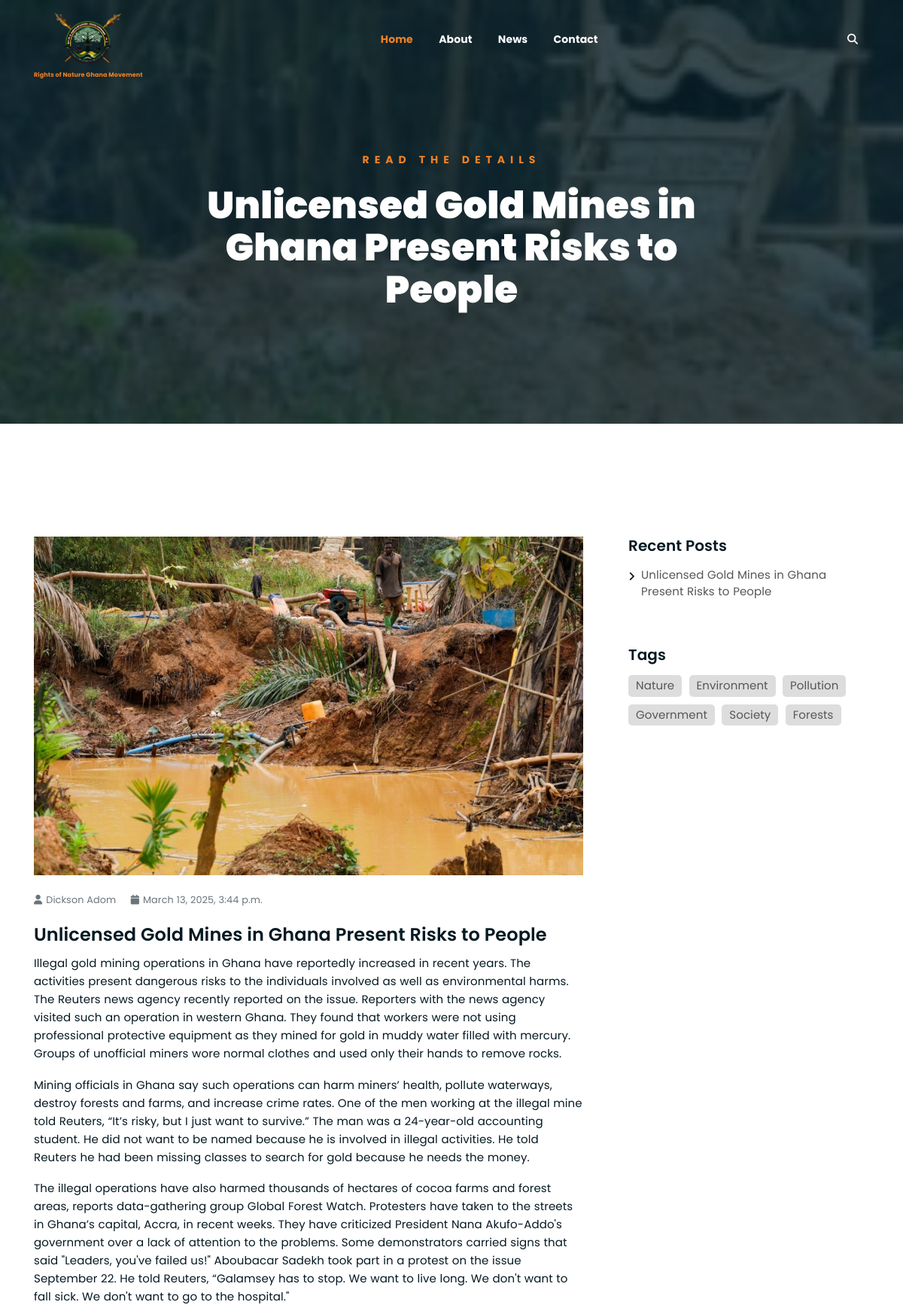
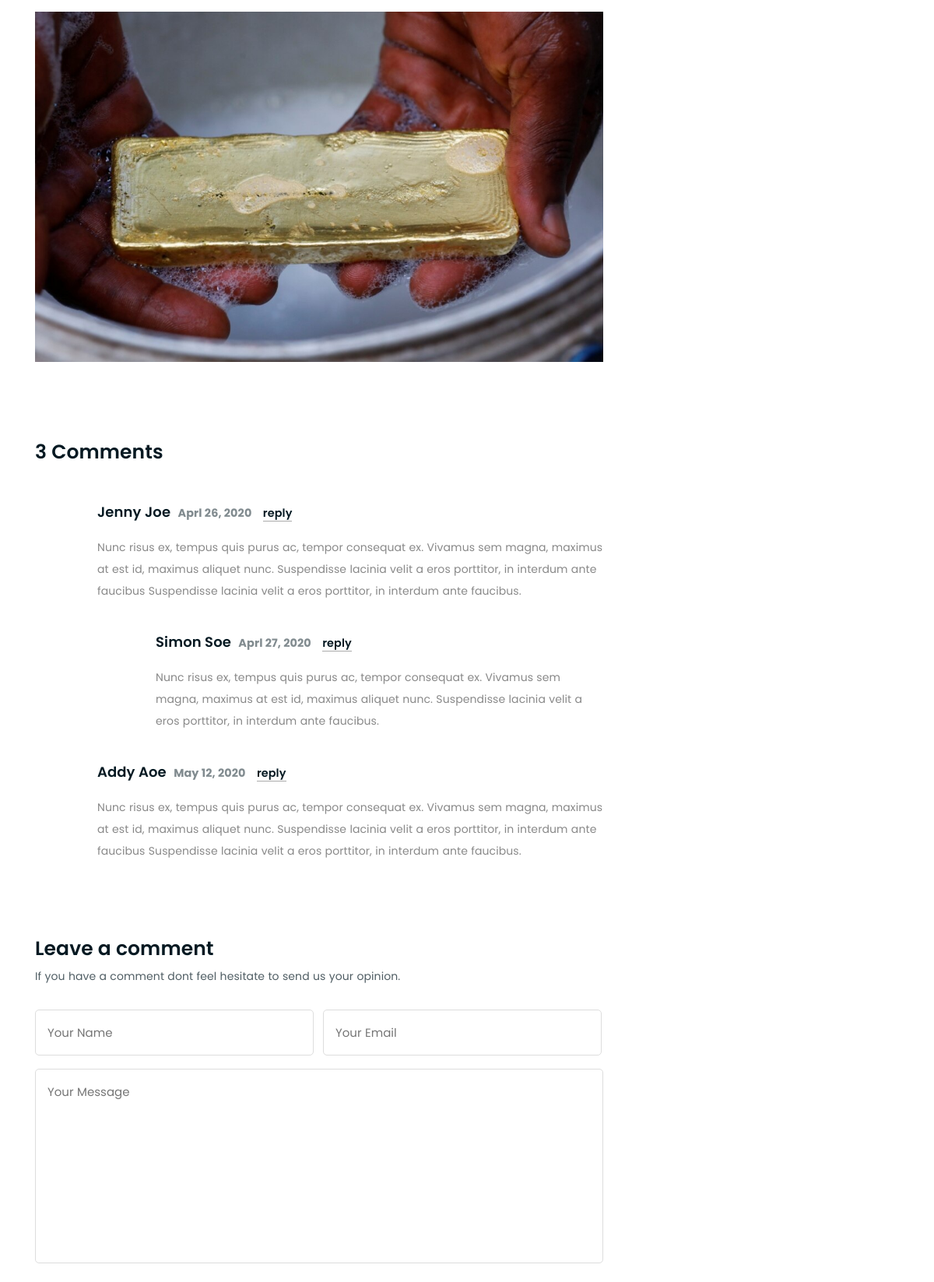
/singleNews.html/2 (upper part), run on the app's committed database (2 pictures, top to bottom).
### ronagapp/models.py (models this page shows, shortened)
class Post(models.Model):
    title = models.CharField(max_length = 150)
    paragraph1 = models.TextField(null=True, blank=True)
    paragraph2 = models.TextField(max_length = 100000, null=True, blank=True)
    paragraph3 = models.TextField(max_length = 100000, null=True, blank=True)
    paragraph4 = models.TextField(max_length = 100000, null=True, blank=True)
    paragraph5 = models.TextField(max_length = 100000, null=True, blank=True)
    paragraph6 = models.TextField(max_length = 100000, null=True, blank=True)
    image1 = models.ImageField(null=True, blank=True, upload_to="posts/")
    image2 = models.ImageField(null=True, blank=True, upload_to="posts/")
    image3 = models.ImageField(null=True, blank=True, upload_to="posts/")
    date = models.DateTimeField(_("Date"), auto_now=True)

### ronagapp/views.py (the view)
# urls.py: path("singleNews.html/<int:post_id>", views.singleNews, name="singleNews")
def singleNews(request, post_id):
    post = get_object_or_404(Post, pk=post_id)
    context = {"post": post, "posts": posts}
    return render(request, 'singleNews.html', context)

### templates/singleNews.html (shortened to what this page needs)
{% extends 'main.html' %}
{% load static %}
{% block content %}
	{% if post.image1 %}
		<div style="background-image: url('{{ post.image1.url }}'), url('{% static 'media/posts/{{post.image1.url}}.jpg' %}');" class="breadcrumb-section breadcrumb-bg">
	{% endif %}
		<div class="container">
			<div class="row">
				<div class="col-lg-8 offset-lg-2 text-center">
					<div class="breadcrumb-text">
						<p>Read the Details</p>
						<h1>{{post.title}}</h1>
					</div>
				</div>
			</div>
		</div>
	</div>
	<div class="mt-150 mb-150">
		<div class="container">
			<div class="row">
				<div class="col-lg-8">
					<div class="single-article-section">
						<div class="single-article-text">
							{% if post.image1 %}
							<div class="single-artcile-bg">
								<img style="height: 100%; width: 100%; object-fit: cover; object-position: center;" src="{{post.image1.url}}" alt="">
							</div>
							{% else %}
							<p></p>
							{% endif %}
							<p class="blog-meta">
								<span class="author"><i class="fas fa-user"></i>Dickson Adom</span>
								<span class="date"><i class="fas fa-calendar"></i>{{post.date}}</span>
							</p>
							<h2>{{post.title}}</h2>
							{% if post.paragraph1 %}
								<p>{{post.paragraph1}}</p>
							{% endif %}
							{% if post.paragraph2 %}
								<p>{{post.paragraph2}}</p>
							{% endif %}
							{% if post.paragraph3 %}
								<p>{{post.paragraph3}}</p>
							{% endif %}
							{% if post.image2 %}
							<div class="single-artcile-bg">
								<img style="height: 100%; width: 100%; object-fit: cover; object-position: center;" src="{{post.image2.url}}" alt="">
							</div>
							{% endif %}
						</div>
						<div class="comments-list-wrap">
							<h3 class="comment-count-title">3 Comments</h3>
							<div class="comment-list">
								<div class="single-comment-body">
									<div class="comment-text-body">
										<h4>Jenny Joe <span class="comment-date">Aprl 26, 2020</span> <a href="#">reply</a></h4>
										<p>Nunc risus ex, tempus quis purus ac, tempor consequat ex. Vivamus sem magna, maximus at est id, maximus aliquet nunc. Suspendisse lacinia velit a eros porttitor, in interdum ante faucibus Suspendisse lacinia velit a eros porttitor, in interdum ante faucibus.</p>
									</div>
									<div class="single-comment-body child">
										<div class="comment-text-body">
											<h4>Simon Soe <span class="comment-date">Aprl 27, 2020</span> <a href="#">reply</a></h4>
											<p>Nunc risus ex, tempus quis purus ac, tempor consequat ex. Vivamus sem magna, maximus at est id, maximus aliquet nunc. Suspendisse lacinia velit a eros porttitor, in interdum ante faucibus.</p>
										</div>
									</div>
								</div>
								<div class="single-comment-body">
									<div class="comment-text-body">
										<h4>Addy Aoe <span class="comment-date">May 12, 2020</span> <a href="#">reply</a></h4>
										<p>Nunc risus ex, tempus quis purus ac, tempor consequat ex. Vivamus sem magna, maximus at est id, maximus aliquet nunc. Suspendisse lacinia velit a eros porttitor, in interdum ante faucibus Suspendisse lacinia velit a eros porttitor, in interdum ante faucibus.</p>
									</div>
								</div>
							</div>
						</div>
						<div class="comment-template">
							<h4>Leave a comment</h4>
							<p>If you have a comment dont feel hesitate to send us your opinion.</p>
							<form action="index.html">
								<p>
									<input type="text" placeholder="Your Name">
									<input type="email" placeholder="Your Email">
								</p>
								<p><textarea name="comment" id="comment" cols="30" rows="10" placeholder="Your Message"></textarea></p>
							</form>
						</div>
					</div>
				</div>
				<div class="col-lg-4">
					<div class="sidebar-section">
						<div class="recent-posts">
							<h4>Recent Posts</h4>
							<ul>
								{% for post in posts %}
								<li><a href="{% url 'singleNews' post.id %}">{{post.title}}</a></li>
								{% endfor %}
							</ul>
						</div>
						<div class="tag-section">
							<h4>Tags</h4>
							<ul>
								<li><a href="{% url 'news' %}">Nature</a></li>
								<li><a href="{% url 'news' %}">Environment</a></li>
								<li><a href="{% url 'news' %}">Pollution</a></li>
								<li><a href="{% url 'news' %}">Government</a></li>
								<li><a href="{% url 'news' %}">Society</a></li>
								<li><a href="{% url 'news' %}">Forests</a></li>
							</ul>
						</div>
					</div>
				</div>
			</div>
		</div>
	</div>
{% endblock content %}

### static/assets/css/responsive.css (style rules this page uses)
@media only screen and (min-width: 992px) and (max-width: 1200px) { .comment-template form p input[type=email] { margin-left: 8px; } }

### data on the page
Post: image1 (picture), title "Unlicensed Gold Mines in Ghana Present Risks to People", date "March 13, 2025, 3:44 p.m.", paragraph1 "Illegal gold mining operations in Ghana have reportedly increased in recent years. The activities present dangerous risks to the individuals involved as well as environmental harms. The Reuters news agency recently reported on the issue. Reporters with the news agency visited such an operation in western Ghana. They found that workers were not using professional protective equipment as they mined for gold in muddy water filled with mercury. Groups of unofficial miners wore normal clothes and used only their hands to remove rocks.", paragraph2 "Mining officials in Ghana say such operations can harm miners’ health, pollute waterways, destroy forests and farms, and increase crime rates. One of the men working at the illegal mine told Reuters, “It’s risky, but I just want to survive.” The man was a 24-year-old accounting student. He did not want to be named because he is involved in illegal activities. He told Reuters he had been missing classes to search for gold because he needs the money.", paragraph3 "The illegal operations have also harmed thousands of hectares of cocoa farms and forest areas, reports data-gathering group Global Forest Watch. Protesters have taken to the streets in Ghana’s capital, Accra, in recent weeks. They have criticized President Nana Akufo-Addo's government over a lack of attention to the problems. Some demonstrators carried signs that said \"Leaders, you've failed us!\" Aboubacar Sadekh took part in a protest on the issue September 22. He told Reuters, “Galamsey has to stop. We want to live long. We don't want to fall sick. We don't want to go to the hospital.\"", image2 (picture)
